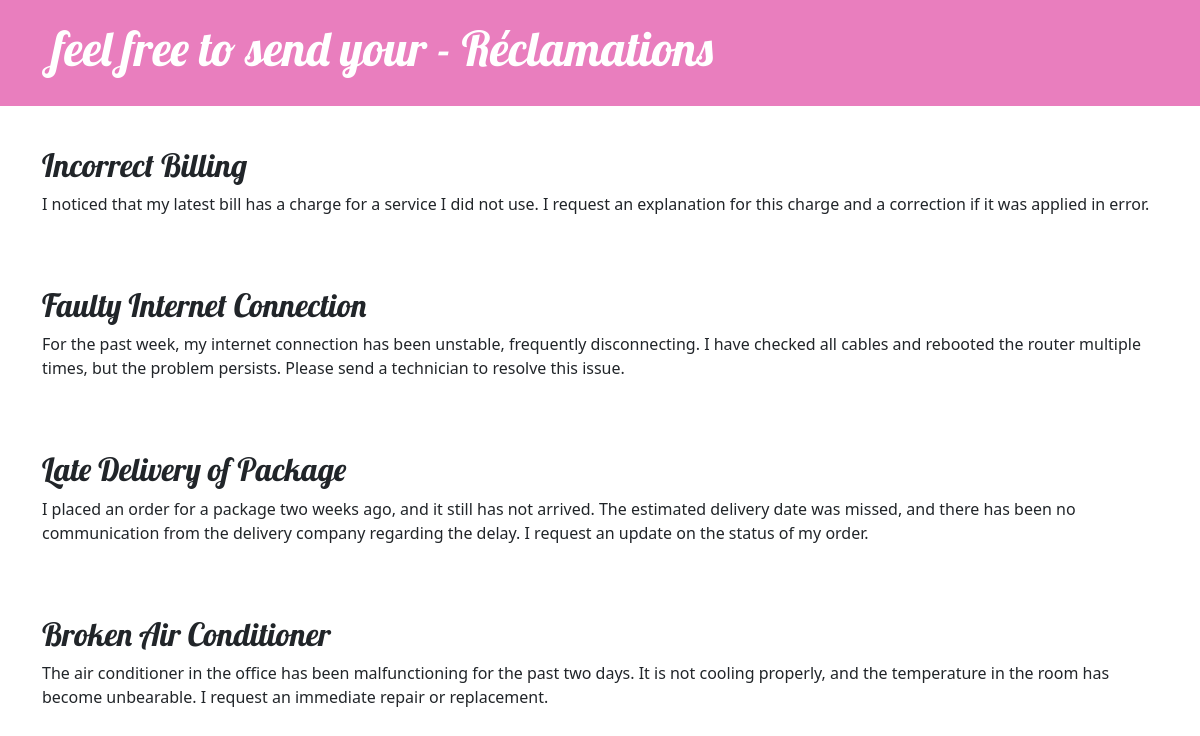
The app's page /reclamation/list with its own data.
### blog/models.py (models this page shows, shortened)
class Reclamation(models.Model):
    author = models.ForeignKey(settings.AUTH_USER_MODEL, on_delete=models.CASCADE)
    title = models.CharField("Titre de la réclamation", max_length=200)
    text = models.TextField("Texte de la réclamation")
    created_date = models.DateTimeField("Date de création", default=timezone.now)
    published_date = models.DateTimeField("Date de publication", blank=True, null=True)

### blog/views.py (the view)
# urls.py: path('reclamation/list', views.reclamation_list, name='reclamation_list'),
def reclamation_list(request):
    reclamations = Reclamation.objects.filter(published_date__lte=timezone.now()).order_by('-published_date')
    return render(request, 'blog/reclamation_list.html', {'reclamations': reclamations})

### blog/templates/blog/reclamation_list.html (shortened to what this page needs)
{% extends 'blog/base.html' %}
{% load static %}
{% block content %}
    {% for reclamation in reclamations %}
        <article class="reclamation">
            <h2><a>{{ reclamation.title }}</a></h2>
            <p>{{ reclamation.text|linebreaksbr }} </p>
        </article>
    {% endfor %}
{% endblock %}

### blog/static/css/blog.css (style rules this page uses)
h1, h2, h3, h4 { font-family: 'Lobster', cursive; }
.reclamation { margin-bottom: 70px; }
.reclamation h2 a, .reclamation h2 a:visited { color: #e97ebe; }

### records on screen
Reclamation: title "Incorrect Billing", text "I noticed that my latest bill has a charge for a service I did not use. I request an explanation for this charge and a correction if it was applied in error."
Reclamation: title "Faulty Internet Connection", text "For the past week, my internet connection has been unstable, frequently disconnecting. I have checked all cables and rebooted the router multiple times, but the problem persists. Please send a technician to resolve this issue."
Reclamation: title "Late Delivery of Package", text "I placed an order for a package two weeks ago, and it still has not arrived. The estimated delivery date was missed, and there has been no communication from the delivery company regarding the delay. I request an update on the status of my order."
Reclamation: title "Broken Air Conditioner", text "The air conditioner in the office has been malfunctioning for the past two days. It is not cooling properly, and the temperature in the room has become unbearable. I request an immediate repair or replacement."
